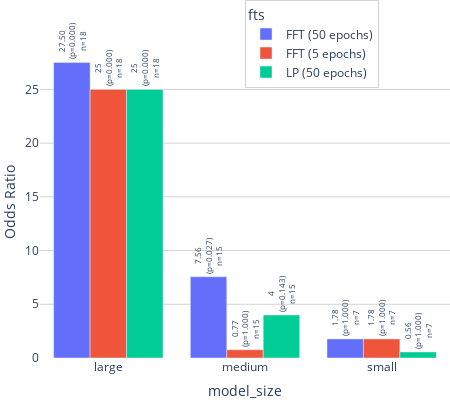

The cell this chart's notebook holds for it:
### Code cell
import plotly.express as px
import pandas as pd
import numpy as np

# Add sample size column
results_df["sample_size"] = results_df["trades_wins"] + results_df["classic_wins"]

# cap infinite values at 10 % above the largest finite OR
finite_mask = np.isfinite(results_df["odds_ratio"])
finite_max  = results_df.loc[finite_mask, "odds_ratio"].max()
cap_value   = finite_max * 1.10

results_df["odds_ratio"] = results_df["odds_ratio"].replace([np.inf, -np.inf],
                                                             cap_value)

# 3)  pretty text – use “∞” for the truly infinite ones
def fmt_or(x):
    if np.isinf(x):
        return "∞"
    return f"{x:.2f}" if x % 1 else f"{int(x)}"

results_df["text_label"] = (
    results_df.apply(
        lambda r: (
            f"{fmt_or(r['odds_ratio'])}"
            f"<br>(p={r['p_value']:.3f})"
            f"<br>n={r['sample_size']}"
        ),
        axis=1,
    )
)




# Plotly bar chart
fig = px.bar(
    results_df,
    x="cond",
    y="odds_ratio",
    color="fts",
    barmode="group",
    text="text_label",
    labels={"cond": "{}".format(group), "odds_ratio": "Odds Ratio"},
)

# Update traces for text styling
fig.update_traces(
    textposition="outside",
    textangle=-90,
    textfont=dict(size=10),
    cliponaxis=False
)


fig.update_layout(
            margin=dict(l=0, r=0, t=0, b=0),  # remove all outer margins
            width=450,    # in pixels (~2.5 inches at 96 DPI)
            height=400,    # in pixels (~1.875 inches)
            yaxis_title="Odds Ratio",
            xaxis_title="{}".format(group),            
            # White background
            plot_bgcolor="white",
            paper_bgcolor="white",
            
            # Light grey grid
            xaxis=dict(showgrid=False, gridcolor="lightgrey"),
            yaxis=dict(showgrid=True, gridcolor="lightgrey"),
            uniformtext_minsize=8,
            uniformtext_mode='show',
            
            # Legend inside figure
            legend=dict(
                font=dict(size=12),
                yanchor="top",
                xanchor="left",   # anchor point for x position
                x=0.5,           # move legend to the left side
                y=1.15,           # optional: near the top
                bgcolor="rgba(255,255,255,1)",
                bordercolor="lightgrey",
                borderwidth=1
            )
        )

fig.show()
fig.write_image("./paper_figures/oddsratio_TRADES_outperforms_{}.png".format(group), scale=3  )

### Figure 1 — Plotly figure (JSON) as saved in the notebook; plotly's stock layout.template omitted (floating-point values rounded to 4 significant figures)
{"data": [{"alignmentgroup": "True", "cliponaxis": false, "hovertemplate": "fts=FFT (50 epochs)<br>model_size=%{x}<br>Odds Ratio=%{y}<br>text_label=%{text}<extra></extra>", "legendgroup": "FFT (50 epochs)", "marker": {"color": "#636efa", "pattern": {"shape": ""}}, "name": "FFT (50 epochs)", "offsetgroup": "FFT (50 epochs)", "orientation": "v", "showlegend": true, "text": ["27.50<br>(p=0.000)<br>n=18", "7.56<br>(p=0.027)<br>n=15", "1.78<br>(p=1.000)<br>n=7"], "textangle": -90, "textfont": {"size": 10}, "textposition": "outside", "type": "bar", "x": ["large", "medium", "small"], "xaxis": "x", "y": [27.5, 7.562, 1.778], "yaxis": "y"}, {"alignmentgroup": "True", "cliponaxis": false, "hovertemplate": "fts=FFT (5 epochs)<br>model_size=%{x}<br>Odds Ratio=%{y}<br>text_label=%{text}<extra></extra>", "legendgroup": "FFT (5 epochs)", "marker": {"color": "#EF553B", "pattern": {"shape": ""}}, "name": "FFT (5 epochs)", "offsetgroup": "FFT (5 epochs)", "orientation": "v", "showlegend": true, "text": ["25<br>(p=0.000)<br>n=18", "0.77<br>(p=1.000)<br>n=15", "1.78<br>(p=1.000)<br>n=7"], "textangle": -90, "textfont": {"size": 10}, "textposition": "outside", "type": "bar", "x": ["large", "medium", "small"], "xaxis": "x", "y": [25, 0.7656, 1.778], "yaxis": "y"}, {"alignmentgroup": "True", "cliponaxis": false, "hovertemplate": "fts=LP (50 epochs)<br>model_size=%{x}<br>Odds Ratio=%{y}<br>text_label=%{text}<extra></extra>", "legendgroup": "LP (50 epochs)", "marker": {"color": "#00cc96", "pattern": {"shape": ""}}, "name": "LP (50 epochs)", "offsetgroup": "LP (50 epochs)", "orientation": "v", "showlegend": true, "text": ["25<br>(p=0.000)<br>n=18", "4<br>(p=0.143)<br>n=15", "0.56<br>(p=1.000)<br>n=7"], "textangle": -90, "textfont": {"size": 10}, "textposition": "outside", "type": "bar", "x": ["large", "medium", "small"], "xaxis": "x", "y": [25, 4, 0.5625], "yaxis": "y"}], "layout": {"barmode": "group", "height": 400, "legend": {"bgcolor": "rgba(255,255,255,1)", "bordercolor": "lightgrey", "borderwidth": 1, "font": {"size": 12}, "title": {"text": "fts"}, "tracegroupgap": 0, "x": 0.5, "xanchor": "left", "y": 1.15, "yanchor": "top"}, "margin": {"b": 0, "l": 0, "r": 0, "t": 0}, "paper_bgcolor": "white", "plot_bgcolor": "white", "uniformtext": {"minsize": 8, "mode": "show"}, "width": 450, "xaxis": {"anchor": "y", "domain": [0, 1], "gridcolor": "lightgrey", "showgrid": false, "title": {"text": "model_size"}}, "yaxis": {"anchor": "x", "domain": [0, 1], "gridcolor": "lightgrey", "showgrid": true, "title": {"text": "Odds Ratio"}}}}
